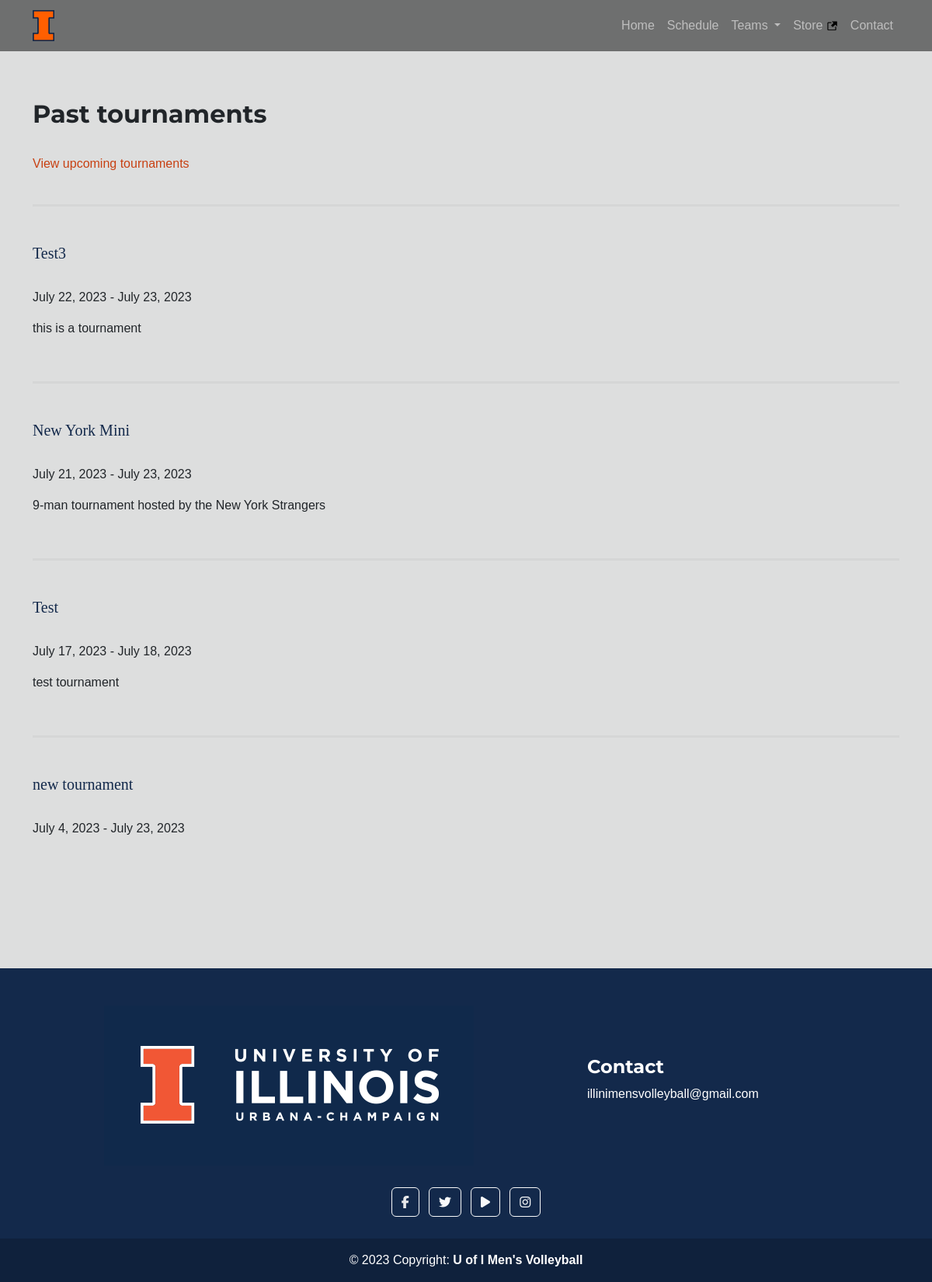
The app's page /schedule/history/ with its own data.
### schedule/models.py (models this page shows, shortened)
class Tournament(models.Model):
    name = models.CharField(max_length=200)
    start_date = models.DateField()
    end_date = models.DateField(blank=True, null=True)
    description = models.TextField(blank=True)
    image = models.ImageField(blank=True)
    def get_absolute_url(self):
        return reverse("schedule:detail", kwargs={"pk": self.pk})

### schedule/views.py (the view)
# urls.py: path('history/', views.PastTournamentList.as_view(), name='history'),
class PastTournamentList(ListView):
    template_name = 'schedule/history.html'
    queryset = Tournament.objects.filter(
        end_date__lte=timezone.now().date()
    ).order_by('-start_date') #'-start_date reverses the order
    paginate_by = 10

### schedule/templates/schedule/history.html (shortened to what this page needs)
{% extends "base.html" %}
{% block content %}
<html lang="en">
    <section class="container section">
        <div>
            <h2 class="title">Past tournaments</h2><br>
            <a class="text" href="../">View upcoming tournaments</a><br><br>
        </div>
        {% for obj in object_list %}
        <hr class="solid">
        <div class="mt-4 pt-4">
            <a class="heading" href="{{obj.get_absolute_url}}"><h5 class="heading tournament-name">{{obj.name}}</h5></a> <br>
            <div class="text">
                <p>{{obj.start_date}} - {{obj.end_date}}</p>
                <p>{{obj.description}}</p><br>
            </div>
        </div>
        {% endfor %}
    </section>
</html>
{% endblock content %}

### static/style.css (style rules this page uses)
html { height: 100%; }
body { min-height: 100%; display: flex; flex-direction: column; background-color: #DDDEDE; }
.section { margin-top: 4rem; padding-top: 4rem; }
.section:last-of-type { padding-bottom: 8rem; }
.title { font-family: 'Montserrat', sans-serif; font-weight: 700; }
.heading { font-family: 'Georgia', serif; font-weight: 500; }
.text { font-family: "source-sans-pro", sans-serif; font-weight: 400; font-style: normal; }
a { color: #C84113; text-decoration: none; font-weight: bold; }
hr.solid { border-top: 3px solid #bbb; }
.tournament-name { color: #13294B }

### schedule/templates/schedule/history.html (style rules this page uses)
body { background-color: #DDDEDE }

### records on screen
Tournament: name "Test3", start_date "July 22, 2023", end_date "July 23, 2023", description "this is a tournament"
Tournament: name "New York Mini", start_date "July 21, 2023", end_date "July 23, 2023", description "9-man tournament hosted by the New York Strangers"
Tournament: name "Test", start_date "July 17, 2023", end_date "July 18, 2023", description "test tournament"
Tournament: name "new tournament", start_date "July 4, 2023", end_date "July 23, 2023"
